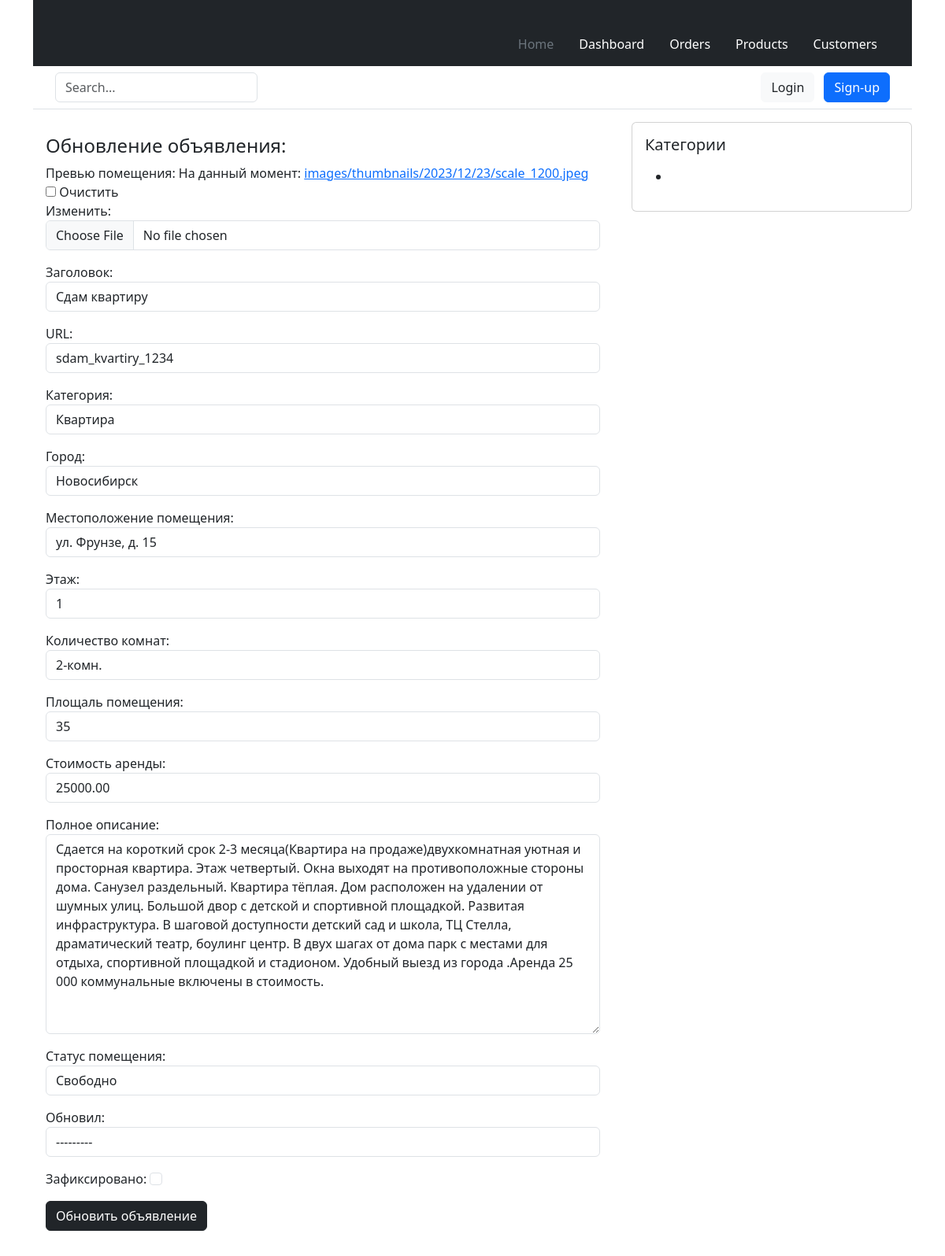
/rents/sdam_kvartiry_1234/update/, run on the app's committed database.
### estate/models.py (models this page shows, shortened)
class Rent(models.Model):
    class RentManager(models.Manager):
        def all(self):
            return self.get_queryset().select_related('author', 'category').filter(status='free')
    STATUS_OPTIONS = (
        ('reserved', 'Забронировано'),
        ('free', 'Свободно')
    )
    ROOM_OPTIONS = (
        ('1-room apartment', '1-комн.'),
        ('2-room apartment', '2-комн.'),
        ('3-room apartment', '3-комн.'),
        ('studio', 'Студия'),
    )
    title = models.CharField(verbose_name='Заголовок', max_length=255)
    slug = models.SlugField(verbose_name='URL', max_length=255, blank=True, unique=True)
    city = models.CharField(verbose_name='Город', max_length=100)
    location = models.CharField(verbose_name="Местоположение помещения", max_length=100)
    floor = models.CharField(verbose_name='Этаж', max_length=10)
    full_description = models.TextField(verbose_name='Полное описание')
    room = models.CharField(choices=ROOM_OPTIONS, default='room', verbose_name='Количество комнат', max_length=20)
    area = models.IntegerField(verbose_name='Площаль помещения', blank=True, null=True)
    price = models.DecimalField(verbose_name='Стоимость аренды', max_digits=10, decimal_places=2)
    status = models.CharField(choices=STATUS_OPTIONS, default='published', verbose_name='Статус помещения', max_length=10)
    thumbnail = models.ImageField(
        verbose_name='Превью помещения',
        blank=True,
        upload_to='images/thumbnails/%Y/%m/%d/',
        validators=[FileExtensionValidator(allowed_extensions=('png', 'jpg', 'webp', 'jpeg', 'gif'))]
    )
    time_create = models.DateTimeField(verbose_name="Время добавления", auto_now_add=True)
    time_update = models.DateTimeField(auto_now=True, verbose_name='Время обновления')
    category = TreeForeignKey('Category', on_delete=models.PROTECT, related_name='rent', verbose_name='Категория')
    author = models.ForeignKey(to=User, verbose_name='Автор', on_delete=models.SET_DEFAULT, related_name='author_posts', default=1)
    updater = models.ForeignKey(to=User, verbose_name='Обновил', on_delete=models.SET_NULL, null=True, related_name='updater_posts', blank=True)
    fixed = models.BooleanField(verbose_name='Зафиксировано', default=False)
    class Meta:
        db_table = 'app_rent'
        ordering = ['-fixed', '-time_create']
        indexes = [models.Index(fields=['-fixed', '-time_create', 'status'])]
        verbose_name = 'Аренда'
        verbose_name_plural = 'Аренда'
    objects = RentManager()

class Category(MPTTModel):
    title = models.CharField(max_length=255, verbose_name='Название категории')
    slug = models.SlugField(max_length=255, verbose_name='URL категории', blank=True)
    description = models.TextField(verbose_name='Описание категории', max_length=300)
    parent = TreeForeignKey(
        'self',
        on_delete=models.CASCADE,
        null=True,
        blank=True,
        db_index=True,
        related_name='children',
        verbose_name='Родительская категория'
    )
    class MPTTMeta:
        order_insertion_by = ('title',)
    class Meta:
        verbose_name = 'Категория'
        verbose_name_plural = 'Категории'
        db_table = 'app_categories'
    def __str__(self):
        return self.title

### estate/views.py (the view, shortened to what this page needs)
# urls.py: path('rents/<str:slug>/update/', RentUpdateView.as_view(), name='articles_update'),
class RentUpdateView(UpdateView):
    model = Rent
    template_name = 'rent/rents_update.html'
    context_object_name = 'rent'
    form_class = RentUpdateForm
    def get_context_data(self, **kwargs):
        context = super().get_context_data(**kwargs)
        context['title'] = f'Обновление объявления: {self.object.title}'
        return context

### estate/forms.py
class RentUpdateForm(RentCreateForm):
    class Meta:
        model = Rent
        fields = RentCreateForm.Meta.fields + ('updater', 'fixed')
    def __init__(self, *args, **kwargs):
        super().__init__(*args, **kwargs)
        self.fields['fixed'].widget.attrs.update({
                'class': 'form-check-input'
        })

### estate/templates/rent/rents_update.html (shortened to what this page needs)
{% extends 'main.html' %}
{% block content %}
<div class="card mb-3 border-0 nth-shadow">
    <div class="card-body">
        <div class="card-title nth-card-title">
            <h4>Обновление объявления: {{ article.title }}</h4>
        </div>
        <form method="post" enctype="multipart/form-data">
            {{ form.as_p }}
            <div class="d-grid gap-2 d-md-block mt-2">
                <button type="submit" class="btn btn-dark">Обновить объявление</button>
            </div>
        </form>
    </div>
</div>
{% endblock %}

### data on the page
Rent: title "Сдам квартиру", slug "sdam_kvartiry_1234", category "Квартира", city "Новосибирск", location "ул. Фрунзе, д. 15", floor "1", room "2-комн.", area "35", price "25000.00", full_description "Сдается на короткий срок 2-3 месяца(Квартира на продаже)двухкомнатная уютная и просторная квартира. Этаж четвертый. Окна выходят на противоположные стороны дома. Санузел раздельный. Квартира тёплая. Дом расположен на удалении от шумных улиц. Большой двор с детской и спортивной площадкой. Развитая инфраструктура. В шаговой доступности детский сад и школа, ТЦ Стелла, драматический театр, боулинг центр. В двух шагах от дома парк с местами для отдыха, спортивной площадкой и стадионом. Удобный выезд из города .Аренда 25 000 коммунальные включены в стоимость.", status "Свободно", updater "---------"
